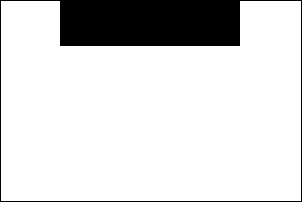
#> input picture server_ws/src/nav2/config/Eurobot_table_map.pgm, 302 x 202 px, given in place of the camera
$ python compare_cameras.py   (older library calls are emulated)
#> lines starting #> are read from the running program, lines starting #| are printed output that depends on the picture; after the words box and inside, x2 and y2 are one past the last pixel; in counts of white or black regions, pixels touching at a corner belong together
#!/usr/bin/env python3

import argparse
import sys

import cv2
import numpy as np


def open_camera(source: str, width: int, height: int, fps: int):
#> in main, left_frame is the input picture: shape (202, 302, 3); 85.1% white; 1 black region, box (x1, y1, x2, y2) and area: (0, 0, 302, 202) 9104
    cap = cv2.VideoCapture(source, cv2.CAP_V4L2)
    if not cap.isOpened():
        raise RuntimeError(f"Failed to open camera: {source}")

    cap.set(cv2.CAP_PROP_FOURCC, cv2.VideoWriter_fourcc(*"MJPG"))
    cap.set(cv2.CAP_PROP_FRAME_WIDTH, width)
    cap.set(cv2.CAP_PROP_FRAME_HEIGHT, height)
    cap.set(cv2.CAP_PROP_FPS, fps)
    cap.set(cv2.CAP_PROP_BUFFERSIZE, 1)
    return cap


def normalize_frame(frame: np.ndarray) -> np.ndarray:
    if frame is None:
        return np.zeros((720, 1280, 3), dtype=np.uint8)
    if len(frame.shape) == 2:
        return cv2.cvtColor(frame, cv2.COLOR_GRAY2BGR)
    return frame


def annotate(frame: np.ndarray, label: str, extra_text: str | None = None) -> np.ndarray:
#> called with label = 'Left camera'
    output = frame.copy()
    h, w = output.shape[:2]
#> h = 202; w = 302
    banner_height = 48 if extra_text is None else 78
    cv2.rectangle(output, (0, 0), (w, banner_height), (0, 0, 0), -1)
    cv2.putText(
        output,
        f"{label}  {w}x{h}",
        (16, 32),
        cv2.FONT_HERSHEY_SIMPLEX,
        0.9,
        (0, 255, 0),
        2,
    )
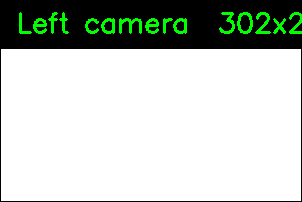
#> output: shape (202, 302, 3); mean B, G, R 190.6, 198.1, 190.6
    if extra_text is not None:
        cv2.putText(
            output,
            extra_text,
            (16, 64),
            cv2.FONT_HERSHEY_SIMPLEX,
            0.7,
            (0, 255, 255),
            2,
        )
    return output


def center_crop(frame: np.ndarray, crop_fraction: float) -> np.ndarray:
#> called with crop_fraction = 0.25
    h, w = frame.shape[:2]
#> h = 202; w = 302
    crop_w = max(1, int(w * crop_fraction))
#> crop_w = 75
    crop_h = max(1, int(h * crop_fraction))
#> crop_h = 50
    x0 = max(0, (w - crop_w) // 2)
#> x0 = 113
    y0 = max(0, (h - crop_h) // 2)
#> y0 = 76
    return frame[y0:y0 + crop_h, x0:x0 + crop_w]
#> returned value: shape (50, 75, 3); every value is 255


def focus_score(frame: np.ndarray) -> float:
    gray = cv2.cvtColor(frame, cv2.COLOR_BGR2GRAY)
#> gray: shape (50, 75); every value is 255
    return float(cv2.Laplacian(gray, cv2.CV_64F).var())


def build_focus_view(frame: np.ndarray, label: str, crop_fraction: float, crop_scale: int) -> np.ndarray:
    full_view = annotate(frame, label)

    crop = center_crop(frame, crop_fraction)
    score = focus_score(crop)
#> score = 0
    crop_view = cv2.resize(
        crop,
        (crop.shape[1] * crop_scale, crop.shape[0] * crop_scale),
        interpolation=cv2.INTER_NEAREST,
    )
#> crop_view: shape (150, 225, 3); every value is 255
    crop_view = annotate(crop_view, f"{label} zoom", f"focus score: {score:.1f}")
#> call 2 of annotate, with label = 'Left camera zoom', extra_text = 'focus score: 0.0'
#> in annotate (call 2), `cv2.rectangle(output, (0, 0), (w, banner_height), (0, 0, 0), -1)`:
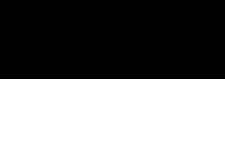
#> output: shape (150, 225, 3); 47.3% white; 1 white region, box (x1, y1, x2, y2) and area: (0, 79, 225, 150) 15975
    return full_view, crop_view


def main() -> int:
    parser = argparse.ArgumentParser(description="Side-by-side preview for two cameras.")
    parser.add_argument(
        "--left",
        default="/dev/video0",
        help="Left camera source (device path or by-id path). Default: /dev/video0",
    )
    parser.add_argument(
        "--right",
        default="/dev/video4",
        help="Right camera source (device path or by-id path). Default: /dev/video4",
    )
    parser.add_argument(
        "--left-label",
        default="Left camera",
        help="Display label for the left camera.",
    )
    parser.add_argument(
        "--right-label",
        default="Right camera",
        help="Display label for the right camera.",
    )
    parser.add_argument("--width", type=int, default=1280)
    parser.add_argument("--height", type=int, default=720)
    parser.add_argument("--fps", type=int, default=30)
    parser.add_argument(
        "--crop-fraction",
        type=float,
        default=0.25,
        help="Fraction of the center area to crop for the zoomed focus view. Default: 0.25",
    )
    parser.add_argument(
        "--crop-scale",
        type=int,
        default=3,
        help="Integer scale factor for the zoomed crop. Default: 3",
    )
    parser.add_argument(
        "--window-name",
        default="camera_compare",
        help="OpenCV window name.",
    )
    args = parser.parse_args()

    try:
        left_cap = open_camera(args.left, args.width, args.height, args.fps)
        right_cap = open_camera(args.right, args.width, args.height, args.fps)
    except Exception as exc:
        print(str(exc), file=sys.stderr)
        return 1

    cv2.namedWindow(args.window_name, cv2.WINDOW_NORMAL)
    cv2.resizeWindow(args.window_name, 1600, 700)

    print("Preview open. Press q or Esc to quit.")

    try:
        while True:
            left_ok, left_frame = left_cap.read()
            right_ok, right_frame = right_cap.read()

            if not left_ok and not right_ok:
                break

            left_view = normalize_frame(left_frame if left_ok else None)
            right_view = normalize_frame(right_frame if right_ok else None)

            left_full, left_crop = build_focus_view(
                left_view, args.left_label, args.crop_fraction, args.crop_scale)
            right_full, right_crop = build_focus_view(
                right_view, args.right_label, args.crop_fraction, args.crop_scale)
#> call 4 of annotate, with label = 'Right camera zoom', extra_text = 'focus score: 0.0'
#> in annotate (call 4), `cv2.putText( output, extra_text, (16, 64), cv2.FONT_HERSHEY_SIMPLEX, 0..`:
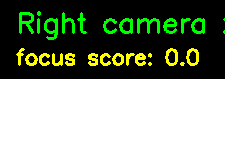
#> output: shape (150, 225, 3); mean B, G, R 120.7, 139.3, 129.2

            if left_full.shape[:2] != right_full.shape[:2]:
                right_full = cv2.resize(right_full, (left_full.shape[1], left_full.shape[0]))
            if left_crop.shape[:2] != right_crop.shape[:2]:
                right_crop = cv2.resize(right_crop, (left_crop.shape[1], left_crop.shape[0]))

            combined_top = np.hstack([left_full, right_full])
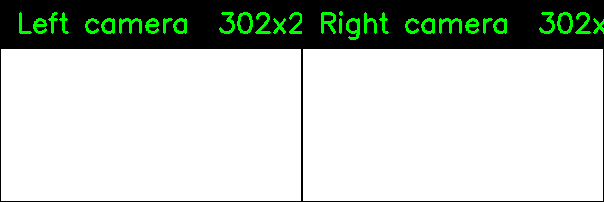
#> combined_top: shape (202, 604, 3); mean B, G, R 190.6, 198.2, 190.6
            combined_bottom = np.hstack([left_crop, right_crop])
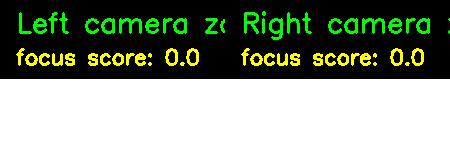
#> combined_bottom: shape (150, 450, 3); mean B, G, R 120.7, 139.1, 129.2
            if combined_bottom.shape[1] != combined_top.shape[1]:
                combined_bottom = cv2.resize(
                    combined_bottom,
                    (combined_top.shape[1], combined_bottom.shape[0]),
                    interpolation=cv2.INTER_NEAREST,
                )
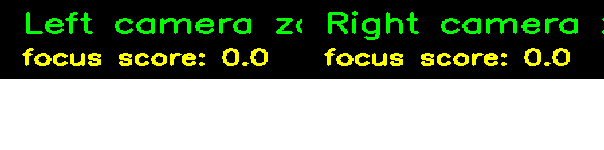
#> combined_bottom: shape (150, 604, 3); mean B, G, R 120.7, 139, 129.2
            combined = np.vstack([combined_top, combined_bottom])
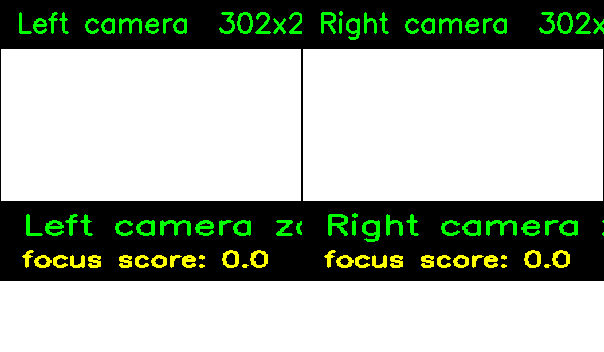
#> combined: shape (352, 604, 3); mean B, G, R 160.8, 173, 164.5
            cv2.imshow(args.window_name, combined)

            key = cv2.waitKey(1) & 0xFF
#> (key q is pressed here)
            if key in (27, ord("q")):
                break
    finally:
        left_cap.release()
        right_cap.release()
        cv2.destroyAllWindows()

    return 0


if __name__ == "__main__":
    raise SystemExit(main())
#> (the program exits here)
